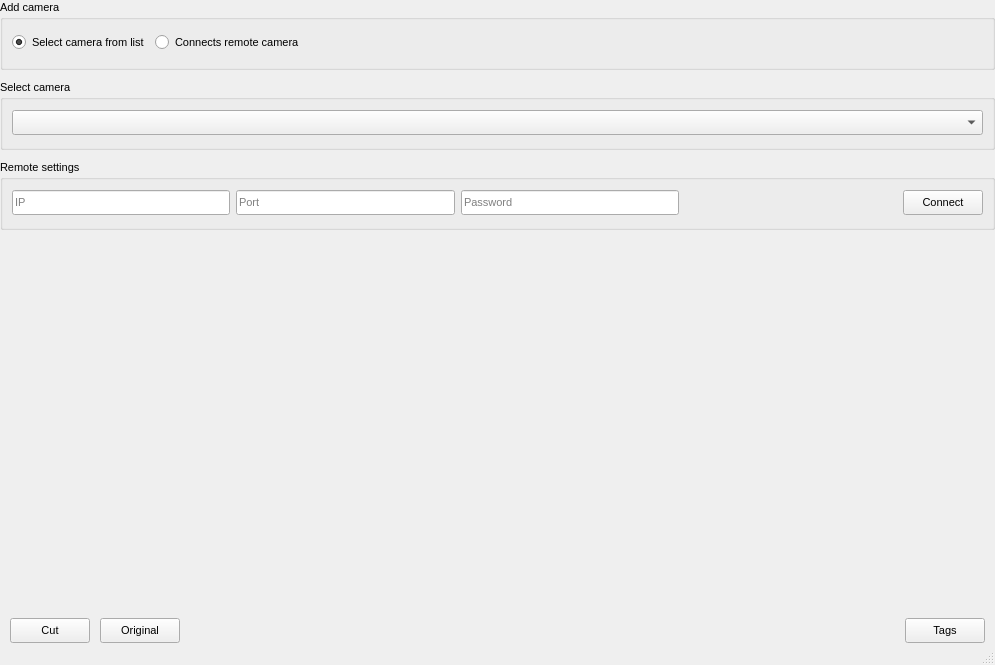
<?xml version="1.0" encoding="UTF-8"?>
<ui version="4.0">
 <class>SelectCamera</class>
 <widget class="QMainWindow" name="SelectCamera">
  <property name="geometry">
   <rect>
    <x>0</x>
    <y>0</y>
    <width>995</width>
    <height>665</height>
   </rect>
  </property>
  <property name="sizePolicy">
   <sizepolicy hsizetype="Fixed" vsizetype="Fixed">
    <horstretch>0</horstretch>
    <verstretch>0</verstretch>
   </sizepolicy>
  </property>
  <property name="font">
   <font>
    <pointsize>8</pointsize>
   </font>
  </property>
  <property name="windowTitle">
   <string>Add camera</string>
  </property>
  <widget class="QWidget" name="centralwidget">
   <layout class="QVBoxLayout" name="verticalLayout_6">
    <property name="leftMargin">
     <number>0</number>
    </property>
    <property name="topMargin">
     <number>0</number>
    </property>
    <property name="rightMargin">
     <number>0</number>
    </property>
    <property name="bottomMargin">
     <number>0</number>
    </property>
    <item>
     <layout class="QVBoxLayout" name="verticalLayout_5" stretch="0,0,0">
      <property name="spacing">
       <number>10</number>
      </property>
      <item>
       <layout class="QVBoxLayout" name="verticalLayout_4">
        <item>
         <widget class="QGroupBox" name="groupBox">
          <property name="sizePolicy">
           <sizepolicy hsizetype="Preferred" vsizetype="Fixed">
            <horstretch>0</horstretch>
            <verstretch>0</verstretch>
           </sizepolicy>
          </property>
          <property name="minimumSize">
           <size>
            <width>0</width>
            <height>70</height>
           </size>
          </property>
          <property name="maximumSize">
           <size>
            <width>16777215</width>
            <height>70</height>
           </size>
          </property>
          <property name="title">
           <string>Add camera</string>
          </property>
          <layout class="QVBoxLayout" name="verticalLayout">
           <item>
            <layout class="QHBoxLayout" name="horizontalLayout_2">
             <item>
              <widget class="QRadioButton" name="select_from_listButton">
               <property name="text">
                <string>Select camera from list</string>
               </property>
               <property name="checked">
                <bool>true</bool>
               </property>
              </widget>
             </item>
             <item>
              <widget class="QRadioButton" name="remote_cameraButton">
               <property name="text">
                <string>Connects remote camera</string>
               </property>
              </widget>
             </item>
             <item>
              <spacer name="horizontalSpacer_2">
               <property name="orientation">
                <enum>Qt::Horizontal</enum>
               </property>
               <property name="sizeHint" stdset="0">
                <size>
                 <width>40</width>
                 <height>20</height>
                </size>
               </property>
              </spacer>
             </item>
            </layout>
           </item>
          </layout>
         </widget>
        </item>
        <item>
         <widget class="QGroupBox" name="select_cameraBox">
          <property name="sizePolicy">
           <sizepolicy hsizetype="Preferred" vsizetype="Fixed">
            <horstretch>0</horstretch>
            <verstretch>0</verstretch>
           </sizepolicy>
          </property>
          <property name="minimumSize">
           <size>
            <width>0</width>
            <height>70</height>
           </size>
          </property>
          <property name="maximumSize">
           <size>
            <width>16777215</width>
            <height>70</height>
           </size>
          </property>
          <property name="title">
           <string>Select camera</string>
          </property>
          <layout class="QVBoxLayout" name="verticalLayout_2">
           <item>
            <widget class="QComboBox" name="list_of_cameras_comboBox">
             <property name="minimumSize">
              <size>
               <width>0</width>
               <height>25</height>
              </size>
             </property>
            </widget>
           </item>
          </layout>
         </widget>
        </item>
        <item>
         <widget class="QGroupBox" name="remote_settingBox">
          <property name="sizePolicy">
           <sizepolicy hsizetype="Preferred" vsizetype="Fixed">
            <horstretch>0</horstretch>
            <verstretch>0</verstretch>
           </sizepolicy>
          </property>
          <property name="minimumSize">
           <size>
            <width>0</width>
            <height>70</height>
           </size>
          </property>
          <property name="maximumSize">
           <size>
            <width>16777215</width>
            <height>70</height>
           </size>
          </property>
          <property name="title">
           <string>Remote settings</string>
          </property>
          <layout class="QVBoxLayout" name="verticalLayout_3">
           <item>
            <layout class="QHBoxLayout" name="horizontalLayout_3">
             <item>
              <widget class="QLineEdit" name="camera_ipEdit">
               <property name="minimumSize">
                <size>
                 <width>0</width>
                 <height>25</height>
                </size>
               </property>
               <property name="placeholderText">
                <string>IP</string>
               </property>
              </widget>
             </item>
             <item>
              <widget class="QLineEdit" name="camera_portEdit">
               <property name="minimumSize">
                <size>
                 <width>0</width>
                 <height>25</height>
                </size>
               </property>
               <property name="placeholderText">
                <string>Port</string>
               </property>
              </widget>
             </item>
             <item>
              <widget class="QLineEdit" name="camera_passwordEdit">
               <property name="minimumSize">
                <size>
                 <width>0</width>
                 <height>25</height>
                </size>
               </property>
               <property name="echoMode">
                <enum>QLineEdit::Password</enum>
               </property>
               <property name="placeholderText">
                <string>Password</string>
               </property>
              </widget>
             </item>
             <item>
              <spacer name="horizontalSpacer">
               <property name="minimumSize">
                <size>
                 <width>0</width>
                 <height>25</height>
                </size>
               </property>
               <property name="orientation">
                <enum>Qt::Horizontal</enum>
               </property>
               <property name="sizeHint" stdset="0">
                <size>
                 <width>40</width>
                 <height>22</height>
                </size>
               </property>
              </spacer>
             </item>
             <item>
              <widget class="QPushButton" name="camera_connectButton">
               <property name="minimumSize">
                <size>
                 <width>0</width>
                 <height>25</height>
                </size>
               </property>
               <property name="text">
                <string>Connect</string>
               </property>
              </widget>
             </item>
            </layout>
           </item>
          </layout>
         </widget>
        </item>
       </layout>
      </item>
      <item>
       <widget class="QWidget" name="widget" native="true">
        <property name="sizePolicy">
         <sizepolicy hsizetype="Expanding" vsizetype="Expanding">
          <horstretch>0</horstretch>
          <verstretch>0</verstretch>
         </sizepolicy>
        </property>
        <widget class="MyQFrame" name="select_area">
         <property name="geometry">
          <rect>
           <x>10</x>
           <y>0</y>
           <width>500</width>
           <height>304</height>
          </rect>
         </property>
         <property name="sizePolicy">
          <sizepolicy hsizetype="Expanding" vsizetype="Expanding">
           <horstretch>0</horstretch>
           <verstretch>0</verstretch>
          </sizepolicy>
         </property>
         <property name="frameShape">
          <enum>QFrame::NoFrame</enum>
         </property>
         <property name="frameShadow">
          <enum>QFrame::Plain</enum>
         </property>
         <property name="lineWidth">
          <number>0</number>
         </property>
         <widget class="MovableFrame" name="frame_point_1">
          <property name="geometry">
           <rect>
            <x>60</x>
            <y>30</y>
            <width>10</width>
            <height>10</height>
           </rect>
          </property>
          <property name="sizePolicy">
           <sizepolicy hsizetype="Fixed" vsizetype="Fixed">
            <horstretch>0</horstretch>
            <verstretch>0</verstretch>
           </sizepolicy>
          </property>
          <property name="cursor">
           <cursorShape>SizeFDiagCursor</cursorShape>
          </property>
          <property name="frameShape">
           <enum>QFrame::NoFrame</enum>
          </property>
          <property name="frameShadow">
           <enum>QFrame::Raised</enum>
          </property>
          <property name="lineWidth">
           <number>0</number>
          </property>
         </widget>
         <widget class="MovableFrame" name="frame_point_4">
          <property name="geometry">
           <rect>
            <x>160</x>
            <y>30</y>
            <width>10</width>
            <height>10</height>
           </rect>
          </property>
          <property name="sizePolicy">
           <sizepolicy hsizetype="Fixed" vsizetype="Fixed">
            <horstretch>0</horstretch>
            <verstretch>0</verstretch>
           </sizepolicy>
          </property>
          <property name="cursor">
           <cursorShape>SizeBDiagCursor</cursorShape>
          </property>
          <property name="frameShape">
           <enum>QFrame::NoFrame</enum>
          </property>
          <property name="frameShadow">
           <enum>QFrame::Raised</enum>
          </property>
          <property name="lineWidth">
           <number>0</number>
          </property>
         </widget>
         <widget class="MovableFrame" name="frame_point_2">
          <property name="geometry">
           <rect>
            <x>50</x>
            <y>120</y>
            <width>10</width>
            <height>10</height>
           </rect>
          </property>
          <property name="sizePolicy">
           <sizepolicy hsizetype="Fixed" vsizetype="Fixed">
            <horstretch>0</horstretch>
            <verstretch>0</verstretch>
           </sizepolicy>
          </property>
          <property name="cursor">
           <cursorShape>SizeBDiagCursor</cursorShape>
          </property>
          <property name="frameShape">
           <enum>QFrame::NoFrame</enum>
          </property>
          <property name="frameShadow">
           <enum>QFrame::Raised</enum>
          </property>
          <property name="lineWidth">
           <number>0</number>
          </property>
         </widget>
         <widget class="MovableFrame" name="frame_point_3">
          <property name="geometry">
           <rect>
            <x>150</x>
            <y>120</y>
            <width>10</width>
            <height>10</height>
           </rect>
          </property>
          <property name="sizePolicy">
           <sizepolicy hsizetype="Fixed" vsizetype="Fixed">
            <horstretch>0</horstretch>
            <verstretch>0</verstretch>
           </sizepolicy>
          </property>
          <property name="cursor">
           <cursorShape>SizeFDiagCursor</cursorShape>
          </property>
          <property name="frameShape">
           <enum>QFrame::NoFrame</enum>
          </property>
          <property name="frameShadow">
           <enum>QFrame::Raised</enum>
          </property>
          <property name="lineWidth">
           <number>0</number>
          </property>
         </widget>
        </widget>
        <widget class="QLabel" name="image_scene">
         <property name="geometry">
          <rect>
           <x>540</x>
           <y>30</y>
           <width>461</width>
           <height>281</height>
          </rect>
         </property>
         <property name="sizePolicy">
          <sizepolicy hsizetype="Expanding" vsizetype="Expanding">
           <horstretch>0</horstretch>
           <verstretch>0</verstretch>
          </sizepolicy>
         </property>
         <property name="frameShape">
          <enum>QFrame::NoFrame</enum>
         </property>
         <property name="lineWidth">
          <number>0</number>
         </property>
         <property name="text">
          <string/>
         </property>
        </widget>
        <zorder>image_scene</zorder>
        <zorder>select_area</zorder>
       </widget>
      </item>
      <item>
       <layout class="QHBoxLayout" name="horizontalLayout">
        <property name="leftMargin">
         <number>10</number>
        </property>
        <property name="rightMargin">
         <number>10</number>
        </property>
        <item>
         <widget class="QPushButton" name="cutButton">
          <property name="minimumSize">
           <size>
            <width>0</width>
            <height>25</height>
           </size>
          </property>
          <property name="maximumSize">
           <size>
            <width>16777215</width>
            <height>25</height>
           </size>
          </property>
          <property name="text">
           <string>Cut</string>
          </property>
         </widget>
        </item>
        <item>
         <widget class="QPushButton" name="originalButton">
          <property name="sizePolicy">
           <sizepolicy hsizetype="Fixed" vsizetype="Fixed">
            <horstretch>0</horstretch>
            <verstretch>0</verstretch>
           </sizepolicy>
          </property>
          <property name="minimumSize">
           <size>
            <width>0</width>
            <height>25</height>
           </size>
          </property>
          <property name="maximumSize">
           <size>
            <width>16777215</width>
            <height>25</height>
           </size>
          </property>
          <property name="text">
           <string>Original</string>
          </property>
         </widget>
        </item>
        <item>
         <spacer name="horizontalSpacer_3">
          <property name="orientation">
           <enum>Qt::Horizontal</enum>
          </property>
          <property name="sizeHint" stdset="0">
           <size>
            <width>40</width>
            <height>25</height>
           </size>
          </property>
         </spacer>
        </item>
        <item>
         <widget class="QPushButton" name="nextButton">
          <property name="minimumSize">
           <size>
            <width>0</width>
            <height>25</height>
           </size>
          </property>
          <property name="maximumSize">
           <size>
            <width>16777215</width>
            <height>25</height>
           </size>
          </property>
          <property name="text">
           <string>Tags</string>
          </property>
         </widget>
        </item>
       </layout>
      </item>
     </layout>
    </item>
   </layout>
  </widget>
  <widget class="QStatusBar" name="statusbar">
   <property name="sizePolicy">
    <sizepolicy hsizetype="Preferred" vsizetype="Fixed">
     <horstretch>0</horstretch>
     <verstretch>0</verstretch>
    </sizepolicy>
   </property>
  </widget>
 </widget>
 <customwidgets>
  <customwidget>
   <class>MovableFrame</class>
   <extends>QFrame</extends>
   <header location="global">movableframe.h</header>
   <container>1</container>
  </customwidget>
  <customwidget>
   <class>MyQFrame</class>
   <extends>QFrame</extends>
   <header>myqframe.h</header>
   <container>1</container>
  </customwidget>
 </customwidgets>
 <resources/>
 <connections/>
</ui>
